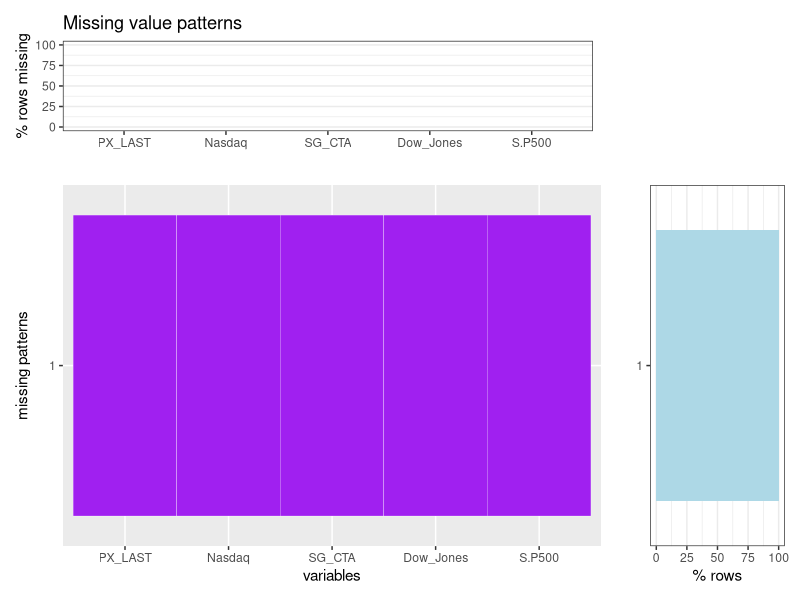
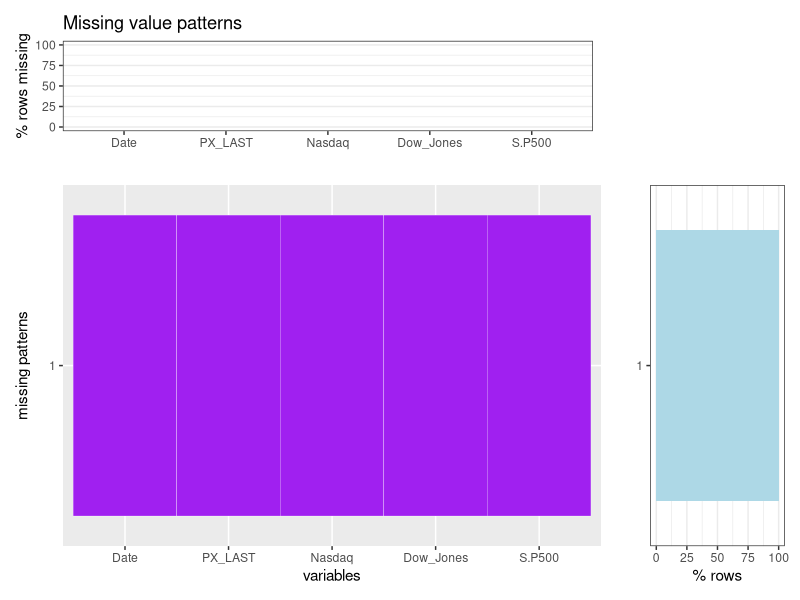

Here is the R script that generated these plots, in order:
## ---- chunk 1
knitr::opts_chunk$set(warning = FALSE, message = FALSE, echo = FALSE)
## ---- chunk 2
# missing graph

#read in the dataset
index<-read.csv('data/clean_overall dataset_adjusted.csv',header = TRUE)

index_data<-index
mycars <- mtcars
library(tidyverse)
library(patchwork)

mycars[1:25, "gear"] <- NA
mycars[10:20, 3:5] <- NA
for (i in 1:10) mycars[sample(32,1), sample(11,1)] <- NA

mycars <- mtcars

#count the missing patterns
missing_patterns <- data.frame(is.na(mycars)) %>%
  group_by_all() %>%
  count(name = "count", sort = TRUE) %>%
  ungroup()


missing<-data.frame(ifelse(missing_patterns[,1:11]==TRUE,'1','0'))
missing[3,]<-'2'
missing[,12]<-missing_patterns[,12]


tidypattern <- missing %>% 
    rownames_to_column("pattern") %>% 
    gather(key, value, -c(pattern,count)) 


p1<-ggplot(tidypattern,aes(x=factor(key),y=fct_rev(factor(pattern)),fill=value)) +
  geom_tile(color="grey50") +
  scale_fill_manual(values = c("white", "purple","grey")) +
  ylab("missing pattern") +
  theme(legend.position="none")

#to generate a function for the missing plots 
plot_missing_graphs <- function(df,percent=TRUE) {
  
  #missing graphs and make assumptions
  nrow = nrow(df)
  ncol = ncol(df)

#generate missing patterns based on the provisions of the questions 
  missing_patterns <- data.frame(is.na(df)) %>%
    group_by_all() %>%
    count(name = "count", sort = TRUE) %>%
    ungroup()

#group the data based on the requirements of the questions
  missing_datagroup <- missing_patterns %>% 
    mutate(index = row_number()) %>%
    gather(key, value, -c(index,count)) %>%
    group_by(index) %>%
    #generate missing patterns based on the provisions of the questions
    mutate(label = ifelse(sum(value)==0,
                          "complete", "pass")) %>%
    ungroup() %>%
    mutate(label = ifelse(label=="complete", 
                          "complete",ifelse(value==TRUE, "true", "false") ))

#make loops tto create more comprehensieve quotes and data
  if(!percent){
  missing_datagroup1 <- data.frame(count = colSums(is.na(df))) %>% 
    rownames_to_column("columns") %>% 
    arrange(desc(count))
#make loops tto create more comprehensieve quotes and data
  level <- missing_datagroup1$columns
  lab1 <- "num rows missing"
  ylim1 <- max(missing_datagroup1$count)

#make loops tto create more comprehensieve quotes and data
  missing_datagroup2 <- missing_datagroup %>%
    group_by(index) %>%
    summarise(count=mean(count),
              complete = ifelse(sum(value)==0,"yes","no"))
  lab2 <- "row count"
  xlim2 <- max(missing_datagroup2$count)
  }
  
  else{
  missing_datagroup1 <- data.frame(count = colSums(is.na(df))/nrow*100) %>% 
    rownames_to_column("columns") %>% 
    arrange(desc(count))
  level <- missing_datagroup1$columns
  lab1 <- "% rows missing"
  ylim1 <- 100

#make another looo make things better
  missing_datagroup2 <- missing_datagroup %>%
    group_by(index) %>%
    summarise(count=mean(count)/nrow*100, 
              complete = ifelse(sum(value)==0,"yes","no"))
  lab2 <- "% rows"
  xlim2 <-100
  }

  #start to create the graphs on the top  
  upper_graph <- ggplot(missing_datagroup1,aes(x=factor(columns,
                                  levels = level),y=count)) + 
    geom_bar(stat="identity",
             fill="lightblue") + 
    labs(y=lab1,x="", title = "Missing value patterns") +
    ylim(0,ylim1) +
    theme_bw() +
    theme(panel.grid.major.x = 
            element_blank(),
      panel.grid.minor.x = element_blank())
  
  
  index <- missing_datagroup2[missing_datagroup2$complete=="yes",]$index
  cols <- c("false" = "gray83", "true" = "rosybrown2",
            "complete" = "purple")
  #generate the first graph based on the requirement
  middle_graph <- ggplot(missing_datagroup,aes(x=factor(key,levels = level),
                        y=fct_rev(factor(index)),fill=label)) +
    geom_tile(color="white") + 
    scale_fill_manual(values = cols) +
    labs(x="variables",y="missing patterns") +
    theme(legend.position = "none")
  
  npattern <- nrow(missing_patterns)
  if(length(index)>=1){
    for(i in index){
      p1 <- p1 + geom_text(x=ncol/2+0.5, y=npattern+1-i, 
                           label="complete cases",size=5)
    }
  }
#start to create the plots on the right-hand side
  right_hand_plot <- ggplot(missing_datagroup2, aes(x=count, y=fct_rev(factor(index)),
                          fill=complete)) + 
    scale_fill_manual(values=c("lightblue", "lightblue")) +
    geom_bar(stat="identity") +
    labs(x=lab2,y="") +
    xlim(0,xlim2) +
    #to create better graphs
    theme_bw() +
    theme(panel.grid.major.y = element_blank(),
      panel.grid.minor.y = element_blank()) +
    theme(legend.position = "none")

  
  #we want to generate the graph at the end
  combination= (middle_graph | right_hand_plot) +  
    plot_layout(widths = 
                  c(4, 1))
combination2 = (upper_graph |  plot_spacer()) + 
  plot_layout(widths = c(3, 1))
combination2 / combination +  plot_layout(widths = c(4, 1), heights = c(1, 4))
}





## ---- chunk 3
set.seed(66)

plot_missing_graphs(index[,2:6]
                    ,percent=TRUE)



## ---- chunk 4
set.seed(66)

plot_missing_graphs(index_data[,6-10]
                    ,percent=TRUE)



